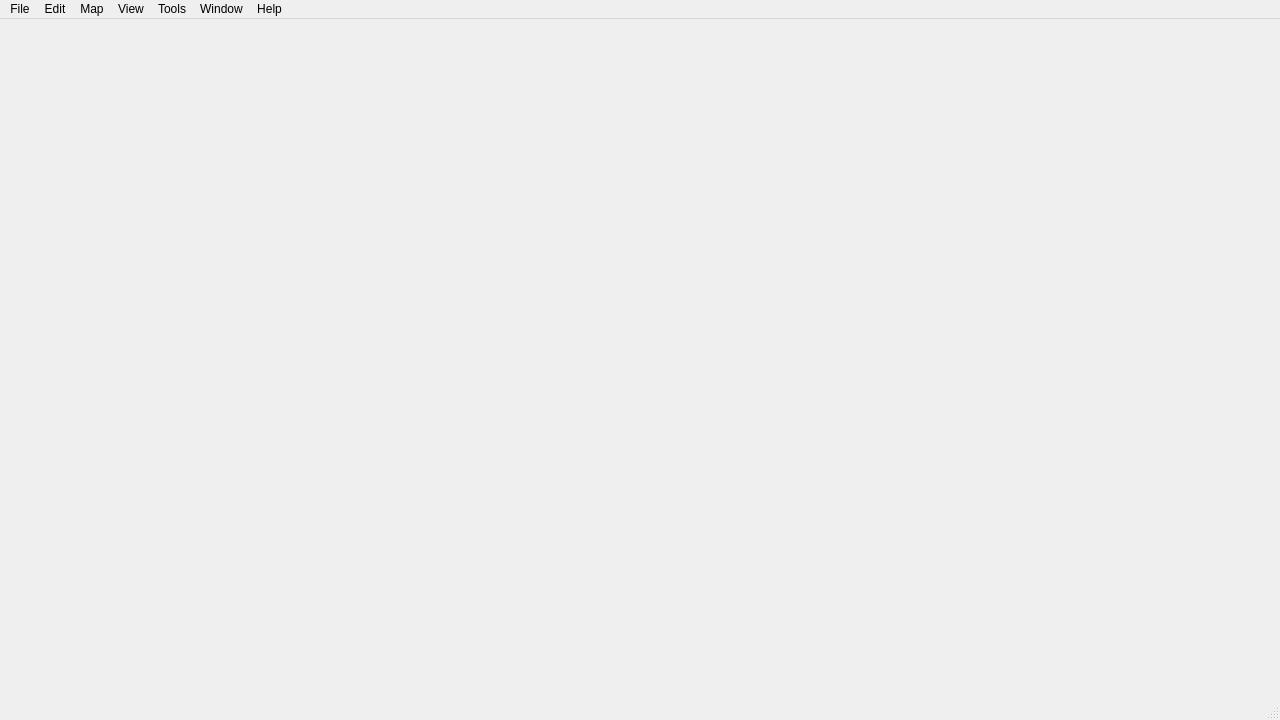
<?xml version="1.0" encoding="UTF-8"?>
<ui version="4.0">
 <class>MainWindow</class>
 <widget class="QMainWindow" name="MainWindow">
  <property name="geometry">
   <rect>
    <x>0</x>
    <y>0</y>
    <width>1280</width>
    <height>720</height>
   </rect>
  </property>
  <property name="windowTitle">
   <string>MainWindow</string>
  </property>
  <widget class="QWidget" name="centralwidget"/>
  <widget class="QMenuBar" name="menubar">
   <property name="geometry">
    <rect>
     <x>0</x>
     <y>0</y>
     <width>1280</width>
     <height>31</height>
    </rect>
   </property>
   <widget class="QMenu" name="menuFile">
    <property name="title">
     <string>File</string>
    </property>
   </widget>
   <widget class="QMenu" name="menuEdit">
    <property name="title">
     <string>Edit</string>
    </property>
   </widget>
   <widget class="QMenu" name="menuMap">
    <property name="title">
     <string>Map</string>
    </property>
   </widget>
   <widget class="QMenu" name="menuView">
    <property name="title">
     <string>View</string>
    </property>
   </widget>
   <widget class="QMenu" name="menuTools">
    <property name="title">
     <string>Tools</string>
    </property>
   </widget>
   <widget class="QMenu" name="menuWindow">
    <property name="title">
     <string>Window</string>
    </property>
   </widget>
   <widget class="QMenu" name="menuHelp">
    <property name="title">
     <string>Help</string>
    </property>
   </widget>
   <addaction name="menuFile"/>
   <addaction name="menuEdit"/>
   <addaction name="menuMap"/>
   <addaction name="menuView"/>
   <addaction name="menuTools"/>
   <addaction name="menuWindow"/>
   <addaction name="menuHelp"/>
  </widget>
  <widget class="QStatusBar" name="statusbar"/>
 </widget>
 <resources/>
 <connections/>
</ui>
